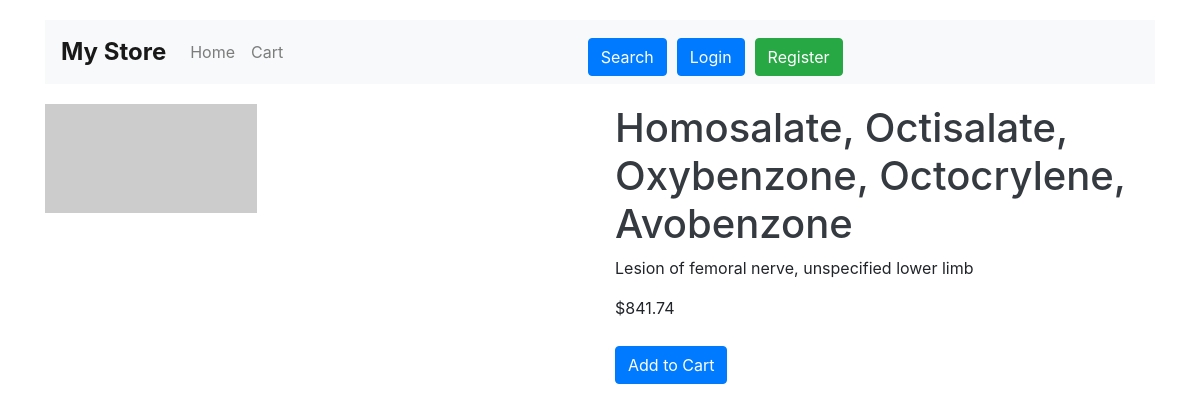
The app's page /product/2 with its own data.
### store/models.py (models this page shows, shortened)
class Product(models.Model):
    name = models.CharField(max_length=255)
    description = models.TextField(default='Description not available')
    price = models.FloatField()
    stock = models.PositiveIntegerField()
    image = models.ImageField(upload_to='products/', null=True, blank=True)
    image_url = models.URLField(null=True, blank=True)

### store/views.py (the view)
# urls.py: path('product/<int:id>', product, name='product'),
def product(request, id):
    product = Product.objects.get(id=id)
    context = {'product': product}
    return render(request, 'store/product.html', context)

### templates/store/product.html (shortened to what this page needs)
{% extends "store/base.html" %}
{% load static %}
{% block content %}
    <div class="row">
        {% if product.image %}
            <div class="col-6">
                <img src="{{ product.image.url }}" class="img-fluid" alt="{{ product.name }}">
            </div>
        {% elif product.image_url %}
            <div class="col-6">
                <img src="{{ product.image_url }}" class="img-fluid" alt="{{ product.name }}">
            </div>
        {% endif %}
        <div class="col-6">
            <h1>{{ product.name }}</h1>
            <p>{{ product.description }}</p>
            <p>${{ product.price }}</p>
            <button id="add-to-cart-btn" class="btn btn-primary" data-product-id="{{ product.id }}">Add to Cart</button>
        </div>
    </div>
{% endblock %}

### static/css/styles.css (style rules this page uses)
body { background-color: #f8f9fa; font-family: Arial, sans-serif; }
h1, h2, h3 { color: #343a40; font-weight: bold; }
.btn-primary, .btn-success, .btn-danger { margin-top: 10px; }

### records on screen
Product: name "Homosalate, Octisalate, Oxybenzone, Octocrylene, Avobenzone", description "Lesion of femoral nerve, unspecified lower limb", price "841.74"
